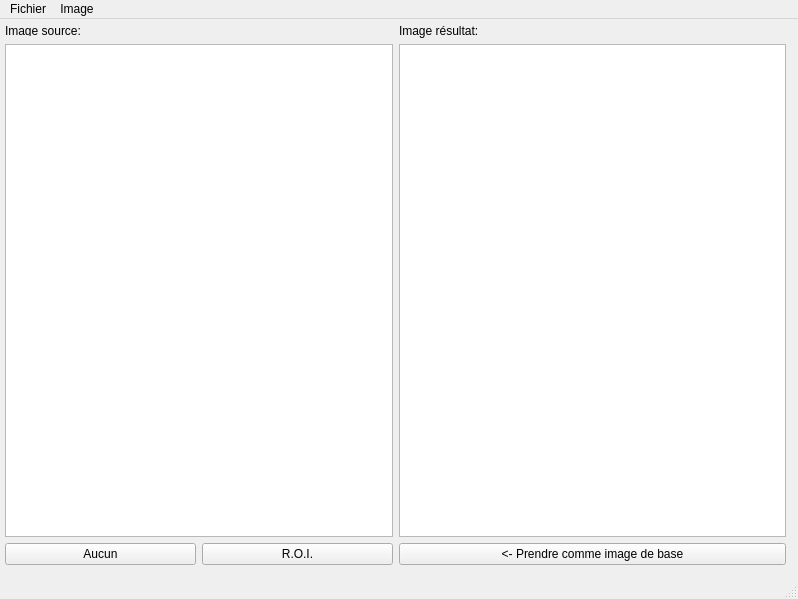
<?xml version="1.0" encoding="UTF-8"?>
<ui version="4.0">
 <class>MainWindow</class>
 <widget class="QMainWindow" name="MainWindow">
  <property name="geometry">
   <rect>
    <x>0</x>
    <y>0</y>
    <width>798</width>
    <height>599</height>
   </rect>
  </property>
  <property name="windowTitle">
   <string>Traitement d'image</string>
  </property>
  <widget class="QWidget" name="centralwidget">
   <widget class="QWidget" name="gridLayoutWidget">
    <property name="geometry">
     <rect>
      <x>0</x>
      <y>0</y>
      <width>791</width>
      <height>551</height>
     </rect>
    </property>
    <layout class="QGridLayout" name="gridLayout">
     <property name="margin">
      <number>5</number>
     </property>
     <property name="spacing">
      <number>6</number>
     </property>
     <item row="0" column="0">
      <widget class="QLabel" name="lab_imagesource">
       <property name="maximumSize">
        <size>
         <width>16777215</width>
         <height>10</height>
        </size>
       </property>
       <property name="text">
        <string>Image source:</string>
       </property>
      </widget>
     </item>
     <item row="0" column="1">
      <widget class="QLabel" name="lab_imageresultat">
       <property name="text">
        <string>Image résultat:</string>
       </property>
      </widget>
     </item>
     <item row="2" column="0">
      <layout class="QHBoxLayout" name="horizontalLayout">
       <property name="sizeConstraint">
        <enum>QLayout::SetNoConstraint</enum>
       </property>
       <item>
        <widget class="QPushButton" name="modeNormal">
         <property name="toolTip">
          <string extracomment="Aucun"/>
         </property>
         <property name="text">
          <string>Aucun</string>
         </property>
        </widget>
       </item>
       <item>
        <widget class="QPushButton" name="modeROI">
         <property name="text">
          <string>R.O.I.</string>
         </property>
        </widget>
       </item>
      </layout>
     </item>
     <item row="1" column="0">
      <widget class="QGraphicsView" name="baseView"/>
     </item>
     <item row="1" column="1">
      <widget class="QGraphicsView" name="resultView"/>
     </item>
     <item row="2" column="1">
      <widget class="QPushButton" name="toBasePicture">
       <property name="text">
        <string>&lt;- Prendre comme image de base</string>
       </property>
      </widget>
     </item>
    </layout>
   </widget>
  </widget>
  <widget class="QMenuBar" name="menubar">
   <property name="geometry">
    <rect>
     <x>0</x>
     <y>0</y>
     <width>798</width>
     <height>21</height>
    </rect>
   </property>
   <widget class="QMenu" name="menuFile">
    <property name="title">
     <string>Fichier</string>
    </property>
    <addaction name="actionOuvrir"/>
    <addaction name="separator"/>
    <addaction name="actionQuitter"/>
   </widget>
   <widget class="QMenu" name="menuImage">
    <property name="title">
     <string>Image</string>
    </property>
    <addaction name="actionTaille"/>
    <addaction name="actionPalette"/>
   </widget>
   <addaction name="menuFile"/>
   <addaction name="menuImage"/>
  </widget>
  <widget class="QStatusBar" name="statusbar"/>
  <action name="actionQuitter">
   <property name="text">
    <string>Quitter</string>
   </property>
   <property name="shortcut">
    <string>Ctrl+Q</string>
   </property>
  </action>
  <action name="actionSauver">
   <property name="text">
    <string>Sauver</string>
   </property>
   <property name="shortcut">
    <string>Ctrl+S</string>
   </property>
  </action>
  <action name="actionSauver_sous">
   <property name="text">
    <string>Sauver sous ...</string>
   </property>
  </action>
  <action name="actionOuvrir">
   <property name="text">
    <string>Ouvrir une image</string>
   </property>
  </action>
  <action name="actionTaille">
   <property name="text">
    <string>Taille</string>
   </property>
  </action>
  <action name="actionPalette">
   <property name="text">
    <string>Palette</string>
   </property>
  </action>
 </widget>
 <resources/>
 <connections/>
</ui>
